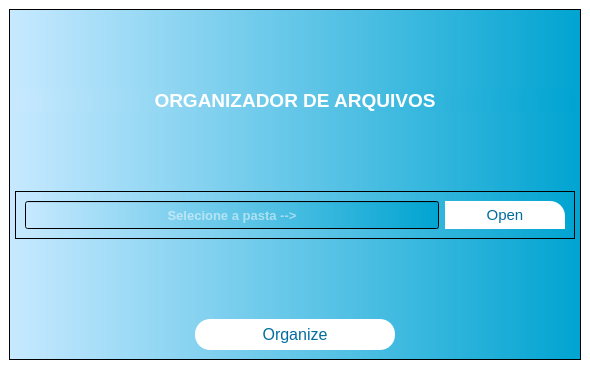
<?xml version="1.0" encoding="UTF-8"?>
<ui version="4.0">
 <class>MainWindow</class>
 <widget class="QMainWindow" name="MainWindow">
  <property name="geometry">
   <rect>
    <x>0</x>
    <y>0</y>
    <width>590</width>
    <height>369</height>
   </rect>
  </property>
  <property name="windowTitle">
   <string>MainWindow</string>
  </property>
  <property name="styleSheet">
   <string notr="true">background-color: rgb(255, 255, 255);</string>
  </property>
  <widget class="QWidget" name="centralwidget">
   <layout class="QVBoxLayout" name="verticalLayout_2">
    <property name="leftMargin">
     <number>9</number>
    </property>
    <property name="topMargin">
     <number>9</number>
    </property>
    <property name="rightMargin">
     <number>9</number>
    </property>
    <property name="bottomMargin">
     <number>9</number>
    </property>
    <item>
     <widget class="QFrame" name="frame">
      <property name="styleSheet">
       <string notr="true">background-color: qlineargradient(spread:pad, x1:0, y1:0, x2:1, y2:0, stop:0 rgba(193, 226, 255, 255), stop:1 rgba(0, 97, 136, 255));
background-color: qlineargradient(spread:pad, x1:0, y1:0, x2:1, y2:0, stop:0 rgba(199, 233, 255, 255), stop:1 rgba(0, 164, 209, 255));</string>
      </property>
      <property name="frameShape">
       <enum>QFrame::StyledPanel</enum>
      </property>
      <property name="frameShadow">
       <enum>QFrame::Raised</enum>
      </property>
      <layout class="QVBoxLayout" name="verticalLayout">
       <property name="leftMargin">
        <number>5</number>
       </property>
       <property name="topMargin">
        <number>5</number>
       </property>
       <property name="rightMargin">
        <number>5</number>
       </property>
       <item>
        <spacer name="verticalSpacer_3">
         <property name="orientation">
          <enum>Qt::Vertical</enum>
         </property>
         <property name="sizeHint" stdset="0">
          <size>
           <width>20</width>
           <height>40</height>
          </size>
         </property>
        </spacer>
       </item>
       <item>
        <widget class="QLabel" name="label">
         <property name="text">
          <string>&lt;html&gt;&lt;head/&gt;&lt;body&gt;&lt;p align=&quot;center&quot;&gt;&lt;img src=&quot;:/icon/folder.png&quot;/&gt;&lt;/p&gt;&lt;p align=&quot;center&quot;&gt;&lt;span style=&quot; font-size:14pt; font-weight:600; color:#ffffff;&quot;&gt;ORGANIZADOR DE ARQUIVOS&lt;/span&gt;&lt;/p&gt;&lt;/body&gt;&lt;/html&gt;</string>
         </property>
        </widget>
       </item>
       <item>
        <spacer name="verticalSpacer">
         <property name="orientation">
          <enum>Qt::Vertical</enum>
         </property>
         <property name="sizeHint" stdset="0">
          <size>
           <width>20</width>
           <height>40</height>
          </size>
         </property>
        </spacer>
       </item>
       <item>
        <widget class="QFrame" name="frame_2">
         <property name="frameShape">
          <enum>QFrame::StyledPanel</enum>
         </property>
         <property name="frameShadow">
          <enum>QFrame::Raised</enum>
         </property>
         <layout class="QHBoxLayout" name="horizontalLayout_2">
          <item>
           <widget class="QLineEdit" name="txt_path">
            <property name="minimumSize">
             <size>
              <width>0</width>
              <height>28</height>
             </size>
            </property>
            <property name="font">
             <font>
              <pointsize>10</pointsize>
              <weight>75</weight>
              <bold>true</bold>
             </font>
            </property>
            <property name="styleSheet">
             <string notr="true">color: rgb(255, 255, 255);</string>
            </property>
            <property name="alignment">
             <set>Qt::AlignCenter</set>
            </property>
            <property name="placeholderText">
             <string>Selecione a pasta --&gt;</string>
            </property>
           </widget>
          </item>
          <item>
           <widget class="QPushButton" name="btn_open">
            <property name="minimumSize">
             <size>
              <width>120</width>
              <height>28</height>
             </size>
            </property>
            <property name="font">
             <font>
              <pointsize>11</pointsize>
             </font>
            </property>
            <property name="cursor">
             <cursorShape>PointingHandCursor</cursorShape>
            </property>
            <property name="styleSheet">
             <string notr="true">QPushButton{
	border-top-right-radius:15px; 
	background-color:rgb(255, 255, 255);
	
	color: rgb(0, 109, 159);

}
QPushButton:hover
{color:#fff;background-color:  rgb(0, 157, 235)}</string>
            </property>
            <property name="text">
             <string>Open</string>
            </property>
           </widget>
          </item>
         </layout>
        </widget>
       </item>
       <item>
        <spacer name="verticalSpacer_2">
         <property name="orientation">
          <enum>Qt::Vertical</enum>
         </property>
         <property name="sizeHint" stdset="0">
          <size>
           <width>20</width>
           <height>40</height>
          </size>
         </property>
        </spacer>
       </item>
       <item alignment="Qt::AlignHCenter">
        <widget class="QPushButton" name="btn_organize">
         <property name="minimumSize">
          <size>
           <width>200</width>
           <height>31</height>
          </size>
         </property>
         <property name="font">
          <font>
           <pointsize>12</pointsize>
          </font>
         </property>
         <property name="cursor">
          <cursorShape>PointingHandCursor</cursorShape>
         </property>
         <property name="styleSheet">
          <string notr="true">QPushButton{
background-color: rgb(255, 255, 255);
	border-radius:15px;
	color: rgb(0, 109, 159);

 }


QPushButton:hover{
	color:#fff;
	background-color:  rgb(0, 157, 235)

}</string>
         </property>
         <property name="text">
          <string>Organize</string>
         </property>
        </widget>
       </item>
      </layout>
     </widget>
    </item>
   </layout>
  </widget>
 </widget>
 <resources>
  <include location="resource.qrc"/>
 </resources>
 <connections/>
</ui>   
